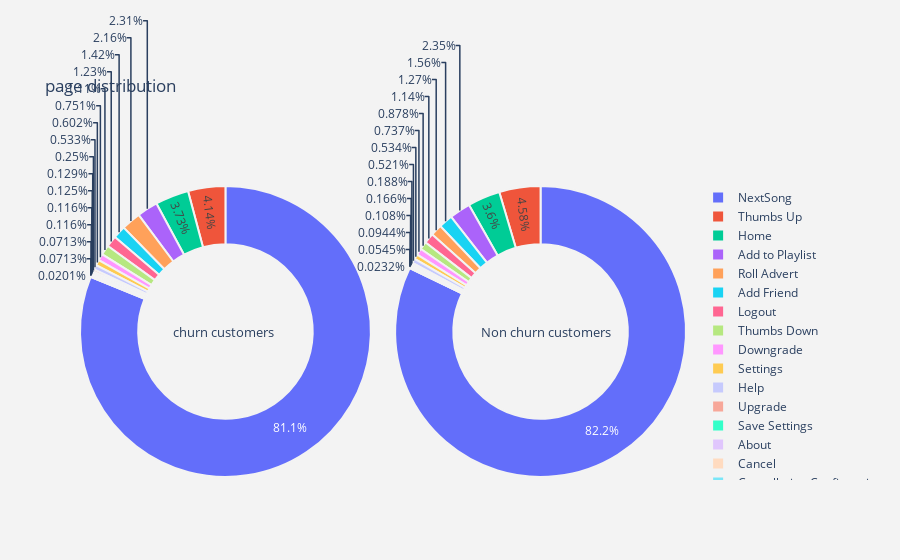

This figure's notebook cell:
### Code cell
plot_pie('page')

### Figure 1 — Plotly figure (JSON) as saved in the notebook; plotly's stock layout.template omitted (floating-point values rounded to 4 significant figures)
{"data": [{"domain": {"x": [0, 0.48]}, "hole": 0.6, "hoverinfo": "label+percent+name", "labels": ["NextSong", "Thumbs Up", "Home", "Add to Playlist", "Roll Advert", "Add Friend", "Logout", "Thumbs Down", "Downgrade", "Settings", "Help", "Upgrade", "Save Settings", "About", "Cancel", "Cancellation Confirmation", "Error", "Submit Upgrade", "Submit Downgrade"], "marker": {"line": {"color": "rgb(243,243,243)", "width": 2}}, "name": "Churn Customers", "type": "pie", "values": [36394, 1859, 1672, 1038, 967, 636, 553, 496, 337, 270, 239, 112, 58, 56, 52, 52, 32, 32, 9]}, {"domain": {"x": [0.52, 1]}, "hole": 0.6, "hoverinfo": "label+percent+name", "labels": ["NextSong", "Thumbs Up", "Home", "Add to Playlist", "Add Friend", "Roll Advert", "Logout", "Thumbs Down", "Downgrade", "Settings", "Help", "About", "Upgrade", "Save Settings", "Error", "Submit Upgrade", "Submit Downgrade"], "marker": {"line": {"color": "rgb(243,243,243)", "width": 2}}, "name": "Non churn customers", "type": "pie", "values": [191583, 10688, 8402, 5484, 3638, 2964, 2669, 2048, 1718, 1244, 1215, 438, 387, 252, 220, 127, 54]}], "layout": {"annotations": [{"font": {"size": 13}, "showarrow": false, "text": "churn customers", "x": 0.15, "y": 0.5}, {"font": {"size": 13}, "showarrow": false, "text": "Non churn customers", "x": 0.88, "y": 0.5}], "paper_bgcolor": "rgb(243,243,243)", "plot_bgcolor": "rgb(243,243,243)", "title": {"text": "page distribution"}}}
